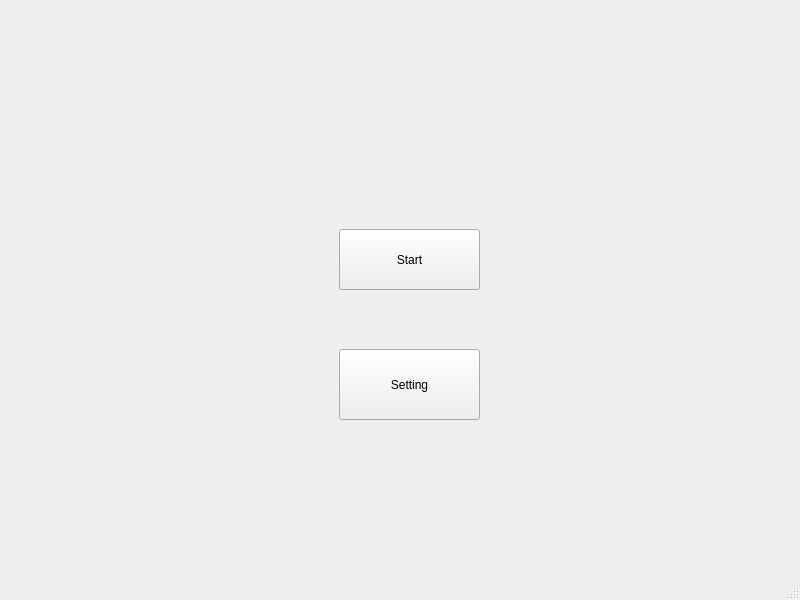
<?xml version="1.0" encoding="UTF-8"?>
<ui version="4.0">
 <class>MainWindow</class>
 <widget class="QMainWindow" name="MainWindow">
  <property name="geometry">
   <rect>
    <x>0</x>
    <y>0</y>
    <width>800</width>
    <height>600</height>
   </rect>
  </property>
  <property name="windowTitle">
   <string>MainWindow</string>
  </property>
  <widget class="QWidget" name="centralwidget">
   <widget class="QFrame" name="frame">
    <property name="geometry">
     <rect>
      <x>-1</x>
      <y>-1</y>
      <width>831</width>
      <height>631</height>
     </rect>
    </property>
    <property name="styleSheet">
     <string notr="true">border-image:url(:/C:/Users/tongjiweijing/Desktop/Bg1.jpg)</string>
    </property>
    <property name="frameShape">
     <enum>QFrame::StyledPanel</enum>
    </property>
    <property name="frameShadow">
     <enum>QFrame::Raised</enum>
    </property>
    <widget class="QPushButton" name="pushButton">
     <property name="geometry">
      <rect>
       <x>340</x>
       <y>230</y>
       <width>141</width>
       <height>61</height>
      </rect>
     </property>
     <property name="styleSheet">
      <string notr="true">border-image: \*url();
font: 25 italic 28pt &quot;Segoe UI Light&quot;;</string>
     </property>
     <property name="text">
      <string>Start</string>
     </property>
    </widget>
    <widget class="QPushButton" name="pushButton_2">
     <property name="geometry">
      <rect>
       <x>340</x>
       <y>350</y>
       <width>141</width>
       <height>71</height>
      </rect>
     </property>
     <property name="styleSheet">
      <string notr="true">border-image: \*url();
font: 25 italic 28pt &quot;Segoe UI Light&quot;;</string>
     </property>
     <property name="text">
      <string>Setting</string>
     </property>
    </widget>
   </widget>
  </widget>
  <widget class="QMenuBar" name="menubar">
   <property name="geometry">
    <rect>
     <x>0</x>
     <y>0</y>
     <width>800</width>
     <height>26</height>
    </rect>
   </property>
  </widget>
  <widget class="QStatusBar" name="statusbar"/>
 </widget>
 <resources/>
 <connections/>
</ui>
